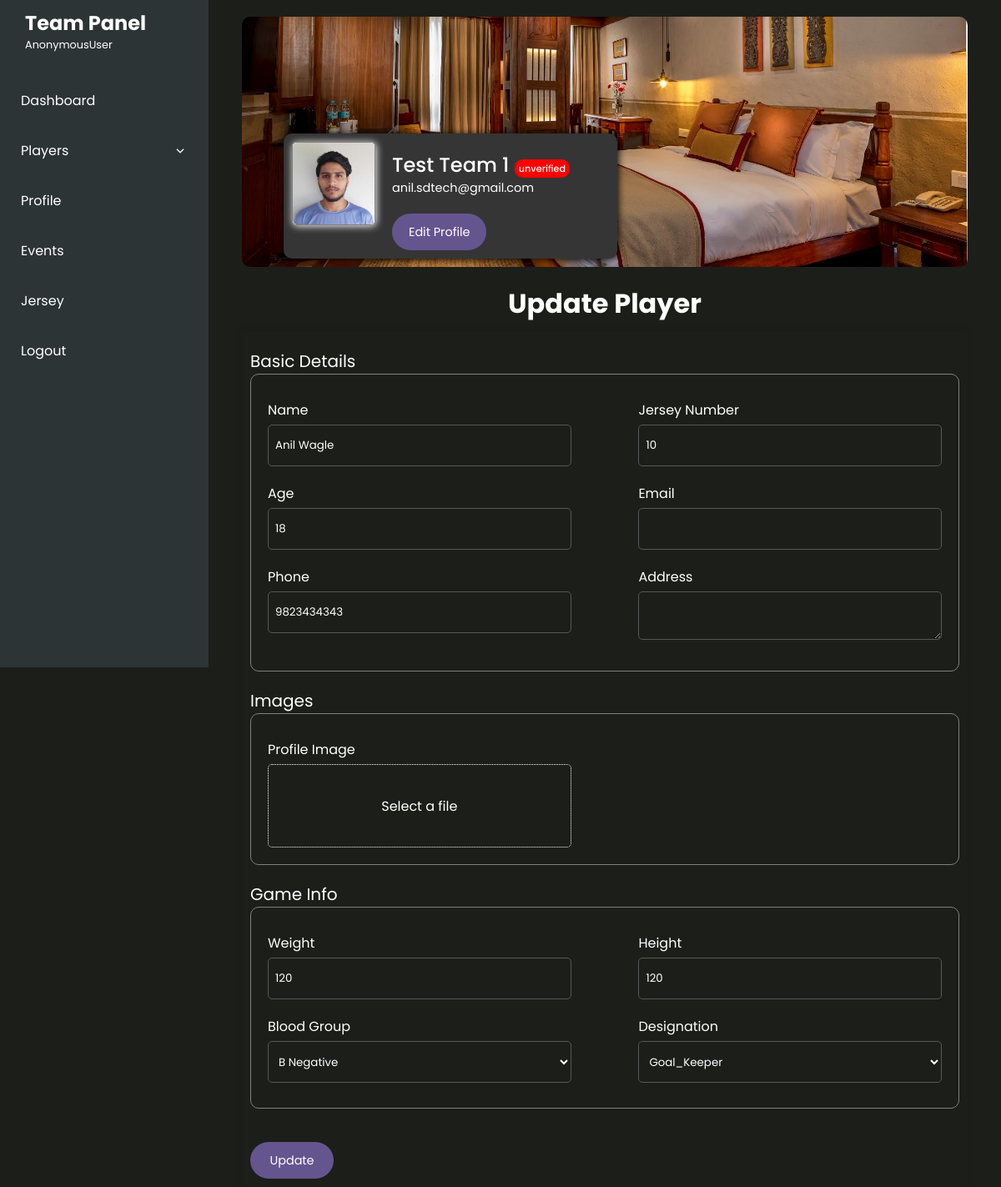
The app's page /update-player/1/ with its own data.
### team/models.py (models this page shows, shortened)
class Team(models.Model):
    SPORT_TYPES = (
        ('FOOTBALL','Football'),
    )
    name = models.CharField(max_length=255,db_index=1)
    total_players = models.PositiveIntegerField(default=10,blank=True, null=True)
    sports_genere = models.CharField(max_length=25,choices=SPORT_TYPES,default='FOOTBALL',blank=True)
    short_name = models.CharField(unique=True,max_length=10,blank=True,null=True)
    is_organizers_team = models.BooleanField(default=False)
    email = models.EmailField(max_length=100,blank=True,null=True)
    phone = models.CharField(max_length=10,blank=True,null=True)
    address = models.CharField(max_length=255,blank=True,null=True)
    province = models.ForeignKey(Province, on_delete=models.SET_NULL,null=True)
    district = models.ForeignKey(District, on_delete=models.SET_NULL,null=True)
    municipality = models.ForeignKey(Municipality, on_delete=models.SET_NULL,null=True)
    is_verified = models.BooleanField(default=False)
    user = models.ForeignKey(User,on_delete=models.CASCADE,null=True,blank=True,related_name='team')
    logo = models.ImageField(upload_to="images/teams/",blank=True,null=True)
    banner = models.ImageField(upload_to='images/banner/',blank=True,null=True)
    gender = models.CharField(max_length=25,choices=constants.GENDER_OPTIONS.CHOICES,default=constants.GENDER_OPTIONS.MALE)
    created_at = models.DateTimeField(auto_now_add=True)
    updated_at = models.DateTimeField(auto_now=True)

class Player(models.Model):
    team = models.ForeignKey('Team', on_delete=models.CASCADE)
    name = models.CharField(max_length=50)
    jersey_no = models.PositiveIntegerField()
    age = models.PositiveIntegerField()
    email = models.EmailField(max_length=100,blank=True,null=True)
    phone = models.CharField(max_length=10,blank=True,null=True)
    weight = models.PositiveIntegerField(blank=True,null=True)
    is_active = models.BooleanField(default=False)
    is_playing = models.BooleanField(default=False)
    profile_image = models.ImageField(upload_to='images/teams/', blank=True, null=True)
    height = models.PositiveIntegerField(blank=True,null=True)
    blood_group = models.CharField(max_length=25, choices=constants.BLOOD_GROUPS.choices)
    address = models.TextField(blank=True,null=True)
    designation = models.CharField(max_length=100, choices=constants.PLAYER_POSITION.choices, blank=True, null=True)
    created_at = models.DateTimeField(auto_now_add=True,blank=True,null=True)
    updated_at = models.DateTimeField(auto_now=True,blank=True,null=True)

### sportsApp/views.py (the view, shortened to what this page needs)
# urls.py: path("update-player/<int:player_id>/",views.update_player,name='update-player'),
def update_player(request, player_id):
    player = get_object_or_404(Player, id=player_id)  # Fetch the player to update
    team = get_object_or_404(Team, id=player.team.id)
    form = PlayerForm(request.POST or None, request.FILES or None, instance=player)  # Pass the player instance to the form
    return render(request, './teams/create_player.html', {'team': team, 'form': form, 'player': player})

### sportsApp/forms.py
class PlayerForm(forms.ModelForm):
    class Meta:
        model = Player
        fields = [
            'team', 'name', 'jersey_no', 'age', 'email', 'phone', 'weight',
            'is_active', 'profile_image', 'height', 'blood_group', 'address',
            'designation'
        ]
        widgets = {
            'address': forms.Textarea(attrs={'rows': 3}),
            'designation': forms.Select(),
            'blood_group': forms.Select(),
        }

### sportsApp/context_processors.py (called while the page is built)
def permissions_processor(request):
    permissions = {
        "is_organizer": False,
        "is_staff": False,
    }
    if request.user.is_authenticated:
        if request.user.is_staff:
            permissions['is_organizer'] = True
        elif request.user.groups.filter(name='TeamGroup').exists():
             permissions["is_team"] = True
    return {"permissions": permissions}

### sportsApp/templates/teams/create_player.html
{% extends 'teams/teamProfile.html' %}
{% block teamcontent %}
<div class="create_player_container basic-form">
    <h2 class="mt-10 white">{% if player %} Update Player {% else %} Create a Player{% endif %}</h2>
{% include 'players/player_form.html' %}
</div>
{% endblock teamcontent %}

### sportsApp/templates/teams/teamProfile.html (shortened to what this page needs)
{% extends 'event/event_index.html' %} {% load static %} {% block content %}
<div class="user_profile seller_profile_container">
  <div class="seller_profile_sm">
    <div class="banner_container">
      <div class="profile_picture">
        <div class="img_box">
          {% if team.logo %}
          <img src="{{ team.logo.url }}" alt="" />
          {% else %}
          <img src="https://th.bing.com/th/id/OIG1.egQEJxg7JTBbpWL.xSuQ?pid=ImgGn" alt="">
          {% endif %}
        </div>
        <div class="details">
          <h2>{{ team.name }} <span class="verification {% if team.is_verified %}verified{% else %}unverified{% endif %}">{% if team.is_verified %}verified{% else %}unverified{% endif %}</span></h2>
          <p>{{ team.email }}</p>
      <button class="global_btn">Edit Profile</button>
        </div>
      </div>
    </div>
{% block teamcontent %}
{% endblock teamcontent %}
  </div>
  {% endblock %}

### sportsApp/templates/players/player_form.html (shortened to what this page needs)
<div class="basic-form">
    <div class="form-container create_player">
        <form method="post"  enctype="multipart/form-data" class="mt-10">
            <p>Basic Details</p>
            <div class="form-seperation-box flex">
            <div class="form-control">
                <label for="name">Name</label>
                <input type="text" required name="name" value="{{ form.name.value|default_if_none:'' }}" id="name" class="custom-input">
               </div>
               <div class="form-control">
                <label for="jersey_no">Jersey Number</label>
                <input type="number" required name="jersey_no" value="{{ form.jersey_no.value|default_if_none:'' }}" id="jersey_no" class="custom-input">
               </div>
                <div class="form-control">
                    <label for="age">Age</label>
                <input type="number" min="15" max="30" required name="age" value="{{ form.age.value|default_if_none:'' }}" id="age" class="custom-input">
                </div>
                <div class="form-control">
                    <label for="email">Email</label>
                <input type="email"  name="email" value="{{ form.email.value|default_if_none:'' }}" id="email" class="custom-input">
                </div>
            <div class="form-control">
                <label for="phone">Phone</label>
            <input type="text" name="phone" maxlength="10" value="{{ form.phone.value|default_if_none:'' }}" id="phone" class="custom-input">
            </div>
                    <div class="form-control">
                        <label for="address">Address</label>
                    <textarea name="address" id="address" class="custom-textarea">{{ form.address.value|default_if_none:'' }}</textarea>
                    </div>
            </div>
            <p>Images</p>
            <div class="form-seperation-box flex">
            <div class="form-control">
                <label for="profile_image">Profile Image</label>
                <div class="button-wrap">
        </div>
            </div>
            </div>
            <p>Game Info</p>
            <div class="form-seperation-box flex">
           <div class="form-control">
            <label for="weight">Weight</label>
            <input type="number" name="weight" value="{{ form.weight.value|default_if_none:'' }}" id="weight" class="custom-input">
           </div>
            <div class="form-control">
                <label for="height">Height</label>
            <input type="number" name="height" value="{{ form.height.value|default_if_none:'' }}" id="height" class="custom-input">
            </div>
            <div class="form-control">
                <label for="blood_group">Blood Group</label>
            {{ form.blood_group }}
            </div>
            <div class="form-control">
                <label for="designation">Designation</label>
            {{ form.designation }}
            </div>
            </div>
            <button type="submit" class="global_btn">{% if player %} Update {% else %} Create{% endif %}</button>
        </form>
        </div>
</div>

### static/styles/main.css (style rules this page uses)
* { padding: 0; margin: 0; box-sizing: border-box; font-family: "Poppins", sans-serif; }
:root { --global_blue:rgb(84, 84, 255); --primary-color:#65558f; --box-color:#353535; --error-red:rgb(254, 93, 93); }
p { font-size: 20px; color: rgb(197, 197, 197); }
body, html { margin: auto; }
body { background-color: #1c1e1a; position: relative; }
.mt-10 { margin-top: 10px; }
.leaderboard_button, .global_btn { padding-left: 20px; padding-right: 20px; min-width: 100px; min-height: 44px; background-color: var(--primary-color); color: white; border-radius: 50px; border: none; font-size: 0.9rem; margin-top: 20px; cursor: pointer; }
.user_profile { padding: 0px 20px; }
.user_profile .seller_profile_sm .banner_container { overflow: hidden; padding: 0; position: relative; min-height: 300px; height: 200px; border-radius: 10px; display: block; }
.user_profile .seller_profile_sm .banner_container .profile_picture { height: 150px; background-color: var(--box-color); border-radius: 10px; box-shadow: 1px 1px 10px black; min-width: 400px; position: absolute; left: 50px; bottom: 10px; display: flex; padding: 10px; color: white; -moz-column-gap: 20px; column-gap: 20px; }
.user_profile .seller_profile_sm .banner_container .profile_picture .img_box { height: 100px; width: 100px; background-color: white; box-shadow: 1px 1px 10px white; border-radius: 5px; display: flex; border: 1px solid gray; }
.user_profile .seller_profile_sm .banner_container .profile_picture .img_box img { margin: auto; border-radius: 5px; height: 100%; width: 100%; }
.user_profile .seller_profile_sm .banner_container .profile_picture .details { margin-top: 10px; }
.user_profile .seller_profile_sm .banner_container .profile_picture .details h2 { font-size: 1.5rem; font-weight: 500; }
.user_profile .seller_profile_sm .banner_container .profile_picture .details h2 .verification { font-size: 0.7rem; padding: 3px; border-radius: 10px; padding-left: 5px; padding-right: 5px; background-color: green; }
.user_profile .seller_profile_sm .banner_container .profile_picture .details h2 .verification.unverified { background-color: red; }
.user_profile .seller_profile_sm .banner_container .profile_picture .details p { font-size: 0.9rem; }
h1, h2, h3, h4 { color: white; }
p { color: white; }
.white { color: white; }
.basic-form { color: white; width: 100%; }
.basic-form .form-container { padding: 10px; border-radius: 5px; box-shadow: 0 0 10px rgba(0, 0, 0, 0.1); min-width: 500px; }
.basic-form .form-container label { display: block; margin: 10px 0 5px; }
.basic-form .form-container .form-control { width: 45%; min-width: 300px; }
.basic-form .form-container .form-control input[type=text], .basic-form .form-container .form-control input[type=number], .basic-form .form-container .form-control input[type=email], .basic-form .form-container .form-control input[type=date], .basic-form .form-container .form-control input[type=datetime-local], .basic-form .form-container .form-control input[type=time], .basic-form .form-container .form-control select { color: white; width: 100%; padding: 8px; margin-bottom: 10px; border-radius: 4px; background-color: transparent; border: none; border: 1px solid rgb(87, 87, 87); height: 50px; width: 100%; border-radius: 5px; }
.basic-form .form-container .form-control option { color: black; }
.basic-form .form-container .form-control textarea { width: 100%; padding: 8px; margin-bottom: 10px; color: white; border-radius: 4px; background-color: transparent; border: none; border: 1px solid rgb(87, 87, 87); border-radius: 5px; }
.basic-form .form-seperation-box { border: 1px solid gray; width: 100%; padding: 20px; border-radius: 10px; margin-bottom: 20px; }
.basic-form .form-seperation-box.flex { display: flex; flex-wrap: wrap; justify-content: space-between; }
.basic-form .button-wrap { border: 1px dotted white; border-radius: 8px; position: relative; height: 100px; border-radius: 5px; position: relative; display: flex; place-content: center; place-items: center; }
.basic-form .button-wrap::after { content: "Select a file"; }
.content h2 { font-size: 32px; font-weight: bold; }
.create_player_container { min-height: 100vh; }
.create_player_container h2 { text-align: center; padding: 10px; }

### records on screen
Team: logo (picture), name "Test Team 1", email "anil.sdtech@gmail.com"
Player: name "Anil Wagle", phone "9823434343", blood_group "B Negative", designation "Goal_Keeper"

### other values on screen
{{ request.user }} "AnonymousUser"
